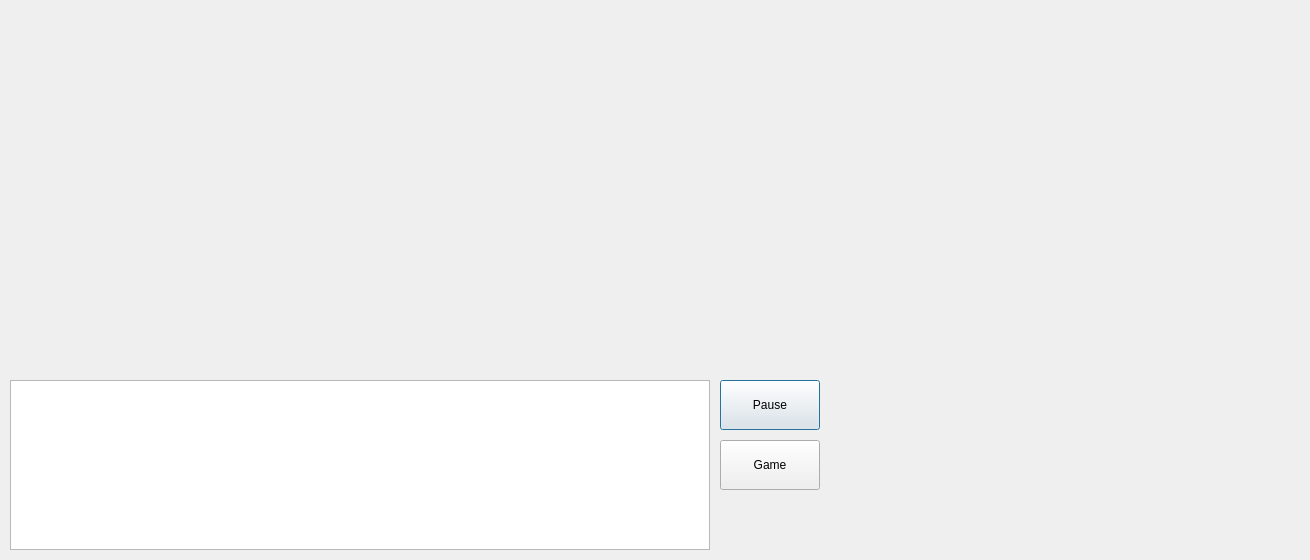
<?xml version="1.0" encoding="UTF-8"?>
<ui version="4.0">
 <class>Dialog</class>
 <widget class="QDialog" name="Dialog">
  <property name="geometry">
   <rect>
    <x>0</x>
    <y>0</y>
    <width>1310</width>
    <height>560</height>
   </rect>
  </property>
  <property name="windowTitle">
   <string>Dialog</string>
  </property>
  <widget class="QLabel" name="displayL">
   <property name="geometry">
    <rect>
     <x>10</x>
     <y>10</y>
     <width>640</width>
     <height>360</height>
    </rect>
   </property>
   <property name="autoFillBackground">
    <bool>true</bool>
   </property>
   <property name="text">
    <string/>
   </property>
  </widget>
  <widget class="QLabel" name="displayR">
   <property name="geometry">
    <rect>
     <x>660</x>
     <y>10</y>
     <width>640</width>
     <height>360</height>
    </rect>
   </property>
   <property name="autoFillBackground">
    <bool>true</bool>
   </property>
   <property name="text">
    <string/>
   </property>
  </widget>
  <widget class="QPushButton" name="videoSartBtn">
   <property name="geometry">
    <rect>
     <x>720</x>
     <y>380</y>
     <width>100</width>
     <height>50</height>
    </rect>
   </property>
   <property name="text">
    <string>Pause</string>
   </property>
  </widget>
  <widget class="QPlainTextEdit" name="logInfoTextEdit">
   <property name="geometry">
    <rect>
     <x>10</x>
     <y>380</y>
     <width>700</width>
     <height>170</height>
    </rect>
   </property>
   <property name="readOnly">
    <bool>true</bool>
   </property>
  </widget>
  <widget class="QPushButton" name="pushButton">
   <property name="geometry">
    <rect>
     <x>720</x>
     <y>440</y>
     <width>100</width>
     <height>50</height>
    </rect>
   </property>
   <property name="text">
    <string>Game</string>
   </property>
  </widget>
 </widget>
 <layoutdefault spacing="6" margin="11"/>
 <resources/>
 <connections/>
</ui>
